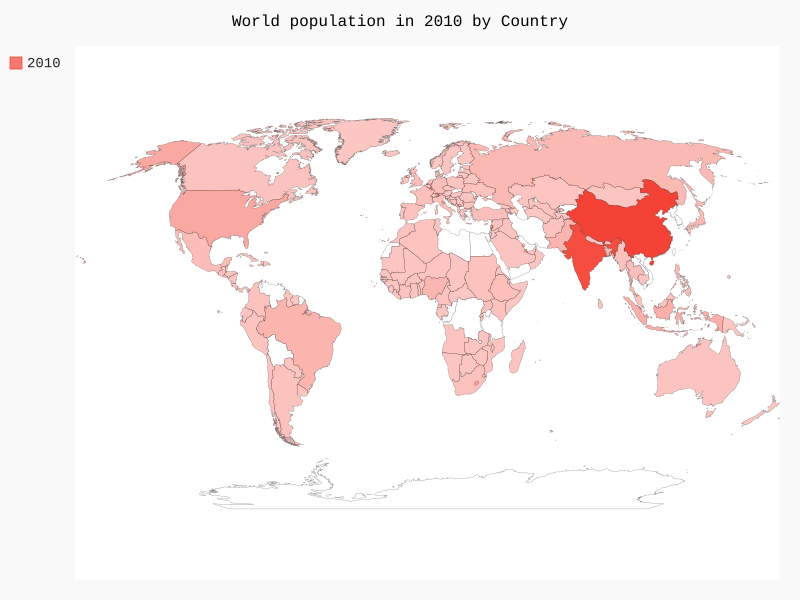

Recreate this plot in Python.
import json

from pygal.maps.world import World

from country_codes import get_country_code

filename = 'population_data.json'
with open(filename) as f:
    pop_data = json.load(f)

cc_populations = {}
for pop_dict in pop_data:
    if pop_dict['Year'] == '2010':
        country_name = pop_dict['Country Name']
        population = int(float(pop_dict['Value']))
        code = get_country_code(country_name)
        if code:
            cc_populations[code] = population

wm = World()
wm.title = 'World population in 2010 by Country'
wm.add('2010', cc_populations)

wm.render_to_file('world_population.svg')
